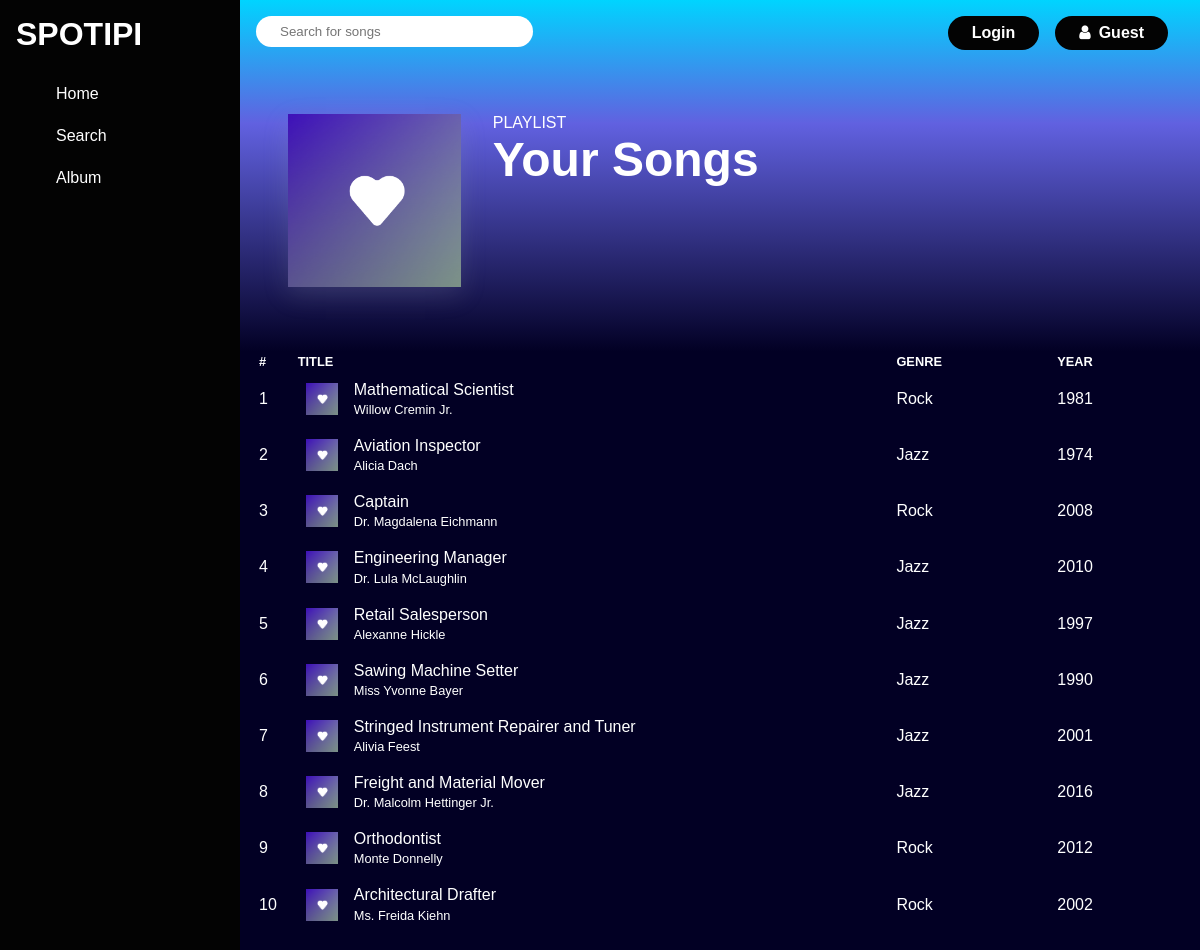
Page /src/homepageUser.php on the committed database.
### tables this page shows
CREATE TABLE `song` (
  `song_id` int(11) NOT NULL,
  `Judul` char(64) NOT NULL,
  `Penyanyi` char(128) NOT NULL,
  `Tanggal_terbit` date NOT NULL,
  `Genre` char(64) NOT NULL,
  `Duration` int(11) NOT NULL,
  `Audio_path` char(255) NOT NULL,
  `Image_path` char(255) NOT NULL,
  `album_id` int(11) DEFAULT NULL
);

### src/homepageUser.php (the view, shortened to what this page needs)
<?php
require_once("config/config.php");
$sql = "SELECT * FROM song ORDER BY song.song_id DESC LIMIT 10;";
$data = mysqli_query($conn, $sql);
$result = [];
while ($row = mysqli_fetch_assoc($data)) {
  $result[] = $row;
}
$counter = 1;
?>
<!DOCTYPE html>
<html lang="en">
<head>
  <link rel="stylesheet" href="styles/public.css" />
  <link rel="stylesheet" href="styles/homepageUser.css" />
  <link rel="stylesheet" href="styles/sidenav.css" />
  <link rel="stylesheet" href="styles/topnav.css" />
  <link rel="stylesheet" href="https://cdnjs.cloudflare.com/ajax/libs/font-awesome/4.7.0/css/font-awesome.min.css" />
</head>
<body>
  <div class="homepage-user">
    <?php include "./components/sidenav.php" ?>
    <div class="home-section">
      <div class="topnav">
        <div class="topnav-search">
          <input type="text" placeholder="Search for songs" id="searchSongs" />
        </div>
        <div class="topnav-btn">
          <?php
          if (isset($_SESSION['login'])) {
            echo "<a href=\"components\logout.php\"'>Logout</a>";
          } else {
            echo "<a href=\"components\login.php\"'>Login</a>";
          }
          ?>
        </div>
        <div class="topnav-profile">
          <div class="topnav-profile-icon">
            <i class="fa fa-user"></i>
          </div>
          <div class="topnav-profile-name">
            <?php
            if (isset($_SESSION['login'])) {
              echo "<h4>" . $_SESSION['username'] . "</h4>";
            } else {
              echo "<h4>Guest</h4>";
            }
            ?>
          </div>
        </div>
      </div>
      <div class="header">
        <img class="header-img" src="assets/CoverImages/likedLogo.png" alt="" />
        <div class="header-desc">
          <p class="header-desc-p">PLAYLIST</p>
          <h1 class="header-title">Your Songs</h1>
        </div>
      </div>
      <div class="songlist">
        <table class="songlist-table">
          <tr class="th-row">
            <th class="th-number">#</th>
            <th class="th-title">TITLE</th>
            <th class="th-genre">GENRE</th>
            <th class="th-year">YEAR</th>
          </tr>
          <?php foreach ($result as $row) : ?>
            <tr class="songrow">
              <td><?php echo $counter;
                  $counter++ ?></td>
              <td>
                <div class="songtitle">
                  <img class="songtitle-img" src="<?php echo $row["Image_path"] ?>" alt="" />
                  <div class="songtitle-desc">
                    <p class="songtitle-title">
                      <a href="songDetail.php?id=<?= $row['song_id'] ?>"><?= $row['Judul'] ?></a>
                    </p>
                    <p class="songtitle-artist"><?= $row['Penyanyi'] ?></p>
                  </div>
                </div>
              </td>
              <td><?= $row['Genre'] ?></td>
              <td><?= date('Y', strtotime($row['Tanggal_terbit'])) ?></td>
            </tr>
          <?php endforeach; ?>
        </table>
      </div>
    </div>
  </div>
</body>
</html>

### src/styles/public.css (style rules this page uses)
* { box-sizing: border-box; }
body { margin: 0px; font-family: Helvetica, sans-serif; }
h1, h2, h3, h4 { font-weight: bold; margin: 0; }
h1 { font-size: 3rem; }
h4 { font-size: 1rem; }
p { font-size: 1rem; margin: 0; }
a { text-decoration: none; color: white; }

### src/styles/homepageUser.css (style rules this page uses)
.home-section { width: 80%; min-height: 100vh; }
.homepage-user { width: 100%; display: flex; }
.topnav { width: 100%; padding: 1rem; display: flex; justify-content: space-between; }
.topnav-profile { display: flex; align-items: center; padding: 0.5rem 1.5rem; border-radius: 4rem; background-color: #030303; color: #fff; margin-left: 1rem; }
.topnav-profile-icon { padding-right: 0.5rem; }
.topnav-search { width: 100%; }
.topnav-search input { width: 40%; padding: 0.5rem 1.5rem; border-radius: 1rem; border: rgb(2, 0, 36); }
.header { display: flex; padding: 3rem; }
.header-desc { padding-left: 2rem; color: #fff; }
.header-desc p { font-weight: 300; font-stretch: ultra-expanded; }
.header-img { box-shadow: rgba(149, 157, 165, 0.2) 0px 8px 24px; height: 20%; width: 20%; }
.songlist { color: white; }
.songlist-table { width: 100%; padding: 1rem; text-align: left; }
.songtitle { display: flex; align-items: center; padding: 0.5rem 0.5rem; }
.songtitle-img { width: 2rem; height: 2rem; }
.songtitle-desc { padding-left: 1rem; }
.songtitle-title { font-weight: 300; font-stretch: ultra-expanded; padding-bottom: 0.2rem; color: #fff; }
.songtitle-artist { font-weight: 300; font-stretch: ultra-expanded; font-size: 0.8rem; }
.th-number { width: 4%; text-align: left; }
.th-title { width: 65%; }
.th-row { padding: 2rem; border-bottom: 0.1rem solid #fff; }
.th-row th { font-size: 0.8rem; font-weight: thin; }
.home-section { width: 80%; height: auto; background: rgb(2, 0, 36); background: linear-gradient( 0deg, rgba(2, 0, 36, 1) 63%, rgba(97, 97, 224, 1) 87%, rgba(0, 212, 255, 1) 100% ); }

### src/styles/topnav.css (style rules this page uses)
.topnav { width: 100%; padding: 1rem; }
.topnav-profile, .topnav-btn { display: flex; align-items: center; padding: 0.5rem 1.5rem; border-radius: 4rem; background-color: #030303; color: #fff; float: right; }
.topnav-profile { margin-right: 1rem; }
.topnav-profile-icon { padding-right: 0.5rem; }
.topnav-btn a { font-weight: bold; }

### rows in the picture
song: Image_path (picture), Judul "Mathematical Scientist", Penyanyi "Willow Cremin Jr.", Genre "Rock", Tanggal_terbit "1981"
song: Image_path (picture), Judul "Aviation Inspector", Penyanyi "Alicia Dach", Genre "Jazz", Tanggal_terbit "1974"
song: Image_path (picture), Judul "Captain", Penyanyi "Dr. Magdalena Eichmann", Genre "Rock", Tanggal_terbit "2008"
song: Image_path (picture), Judul "Engineering Manager", Penyanyi "Dr. Lula McLaughlin", Genre "Jazz", Tanggal_terbit "2010"
song: Image_path (picture), Judul "Retail Salesperson", Penyanyi "Alexanne Hickle", Genre "Jazz", Tanggal_terbit "1997"
song: Image_path (picture), Judul "Sawing Machine Setter", Penyanyi "Miss Yvonne Bayer", Genre "Jazz", Tanggal_terbit "1990"
song: Image_path (picture), Judul "Stringed Instrument Repairer and Tuner", Penyanyi "Alivia Feest", Genre "Jazz", Tanggal_terbit "2001"
song: Image_path (picture), Judul "Freight and Material Mover", Penyanyi "Dr. Malcolm Hettinger Jr.", Genre "Jazz", Tanggal_terbit "2016"
song: Image_path (picture), Judul "Orthodontist", Penyanyi "Monte Donnelly", Genre "Rock", Tanggal_terbit "2012"
song: Image_path (picture), Judul "Architectural Drafter", Penyanyi "Ms. Freida Kiehn", Genre "Rock", Tanggal_terbit "2002"
